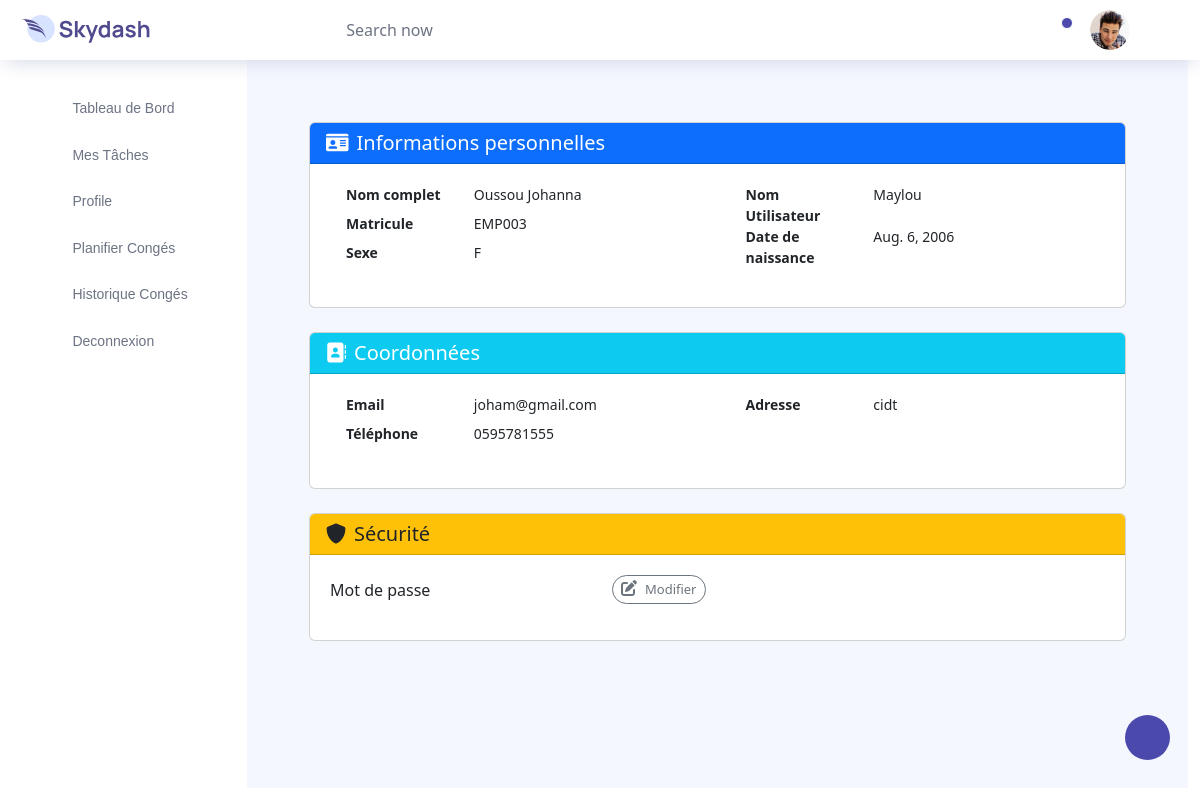
Screenshot of /user/myprofile (signed in) with the database file from the repository.
### User/models.py (models this page shows, shortened)
class Utilisateur(AbstractUser):
    SEXE_CHOICES = (('M', 'Masculin'), ('F', 'Féminin'))
    ROLE_CHOICES = (('employe', 'Employé'), ('manager', 'Manager'))
    nom_complet = models.CharField(max_length=255)
    email = models.EmailField(unique=True)
    sexe = models.CharField(max_length=1, choices=SEXE_CHOICES)
    matricule = models.CharField(max_length=20, unique=True)
    telephone = models.CharField(max_length=20, unique=True)
    adresse = models.TextField()
    date_naissance=models.DateField(null=True, blank=True)
    role = models.CharField(max_length=10, choices=ROLE_CHOICES, default="employe")
    REQUIRED_FIELDS = [  "nom_complet","email", "sexe","matricule", "adresse", "telephone", "role"]

### User/views.py (the view)
# urls.py: path('myprofile', views.myprofile, name='myprofile'),
@login_required
def myprofile(request):
    user= request.user
    return render(request, 'emp/profile/profile.html',{"user":user})

### templates/emp/profile/profile.html
{% extends 'emp/base.html' %}
{% block content %}
<div class="w-100 p-4">
    <div class="card info-card mb-4">
        <div class="card-header bg-primary text-white">
            <h5 class="mb-0">
                <i class="fas fa-id-card me-2"></i>Informations personnelles
            </h5>
        </div>
        <div class="card-body">
            <div class="row">
                <div class="col-md-6">
                    <dl class="row">
                        <dt class="col-sm-4">Nom complet</dt>
                        <dd class="col-sm-8" >
                            {{ user.nom_complet }}
                        </dd>
                        <dt class="col-sm-4">Matricule</dt>
                        <dd class="col-sm-8" > {{ user.matricule }}</dd>
                        <dt class="col-sm-4">Sexe</dt>
                        <dd class="col-sm-8" >{{ user.sexe }}</dd>
                    </dl>
                </div>
                <div class="col-md-6">
                    <dl class="row">
                        <dt class="col-sm-4">Nom Utilisateur</dt>
                        <dd class="col-sm-8" >{{user.username}}</dd>
                        <dt class="col-sm-4">Date de naissance</dt>
                        <dd class="col-sm-8" >{{user.date_naissance}}</dd>
                    </dl>
                </div>
            </div>
        </div>
    </div>
    <div class="card info-card mb-4">
        <div class="card-header bg-info text-white">
            <h5 class="mb-0">
                <i class="fas fa-address-book me-2"></i>Coordonnées
            </h5>
        </div>
        <div class="card-body">
            <div class="row">
                <div class="col-md-6">
                    <dl class="row">
                        <dt class="col-sm-4">Email</dt>
                        <dd class="col-sm-8" >
                            {{ user.email }}
                        </dd>
                        <dt class="col-sm-4">Téléphone</dt>
                        <dd class="col-sm-8" >
                            {{ user.telephone }}
                        </dd>
                    </dl>
                </div>
                <div class="col-md-6">
                    <dl class="row">
                        <dt class="col-sm-4">Adresse</dt>
                        <dd class="col-sm-8" >
                            {{ user.adresse }}
                        </dd>
                    </dl>
                </div>
            </div>
        </div>
    </div>
    <div class="card info-card">
        <div class="card-header bg-warning text-dark">
            <h5 class="mb-0"><i class="fas fa-shield-alt me-2"></i>Sécurité</h5>
        </div>
        <div class="card-body">
            <div class="row">
                <div class="col-md-6">
                    <div
                        class="d-flex justify-content-between align-items-center mb-3">
                        <span>Mot de passe</span>
                        <a class="btn btn-outline-secondary btn-sm" href="{% url 'editprofile' %}">
                            <i class="fas fa-edit me-2"></i>Modifier
                        </a>
                    </div>
                </div>
            </div>
        </div>
    </div>
</div>
{% endblock %}

### rows the page displays
Utilisateur: nom_complet "Oussou Johanna", matricule "EMP003", sexe "F", username "Maylou", date_naissance "Aug. 6, 2006", email "joham@gmail.com", telephone "0595781555", adresse "cidt"
